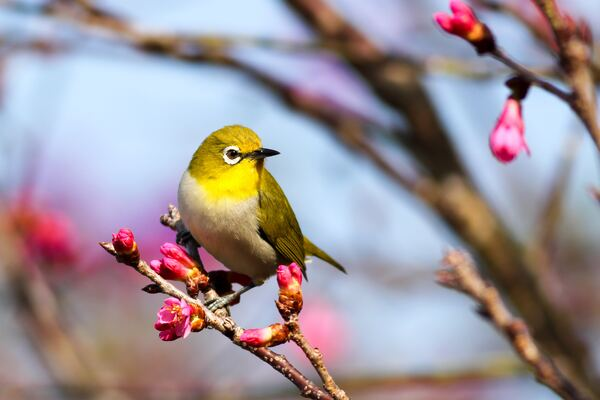
#> input picture grayscale/2.jpg, 600 x 400 px
$ python rgb-to-grayscale.py
#> lines starting #> are read from the running program, lines starting #| are printed output that depends on the picture
import cv2

# Baca gambar
img = cv2.imread('2.jpg')
#> img is the input picture: shape (400, 600, 3); mean B, G, R 150.4, 144.7, 156.6

cv2.imshow('Citra Awal', img)

# Ubah gambar menjadi grayscale
result = cv2.cvtColor(img, cv2.COLOR_BGR2GRAY)
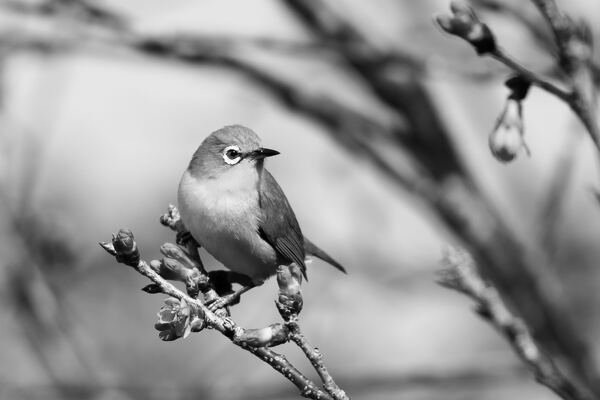
#> result: shape (400, 600); min 0, max 253, mean 148.9

# Simpan hasil operasi perkalian ke dalam sebuah file
cv2.imwrite('baru_2.jpg', result)

# Tampilkan citra grayscale
cv2.imshow('Citra Grayscale', result)
cv2.waitKey(0)
cv2.destroyAllWindows()

$ run again, with grayscale/1.jpg copied over grayscale/2.jpg
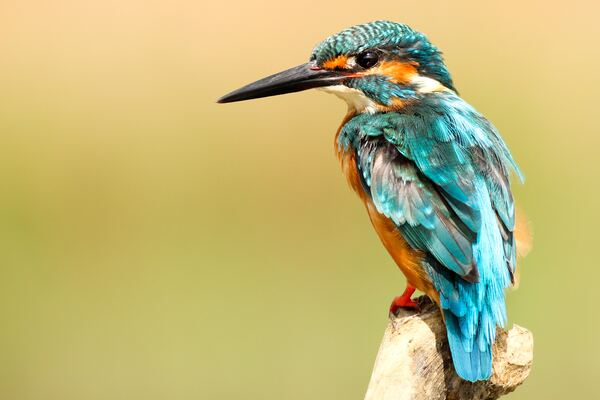
#> input picture grayscale/1.jpg, 600 x 400 px
#> img is the input picture: shape (400, 600, 3); mean B, G, R 119, 182.8, 192.7
#> `result = cv2.cvtColor(img, cv2.COLOR_BGR2GRAY)`:
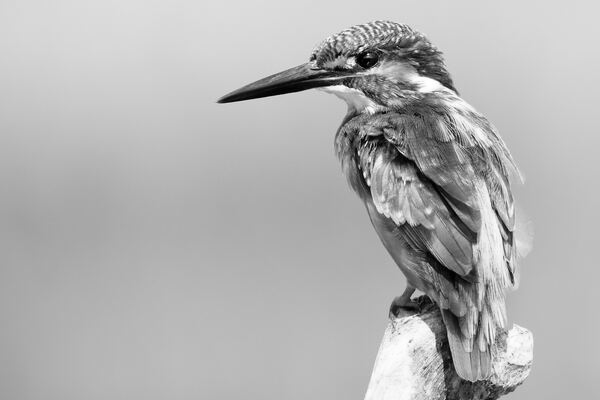
#> result: shape (400, 600); min 0, max 255, mean 178.5
